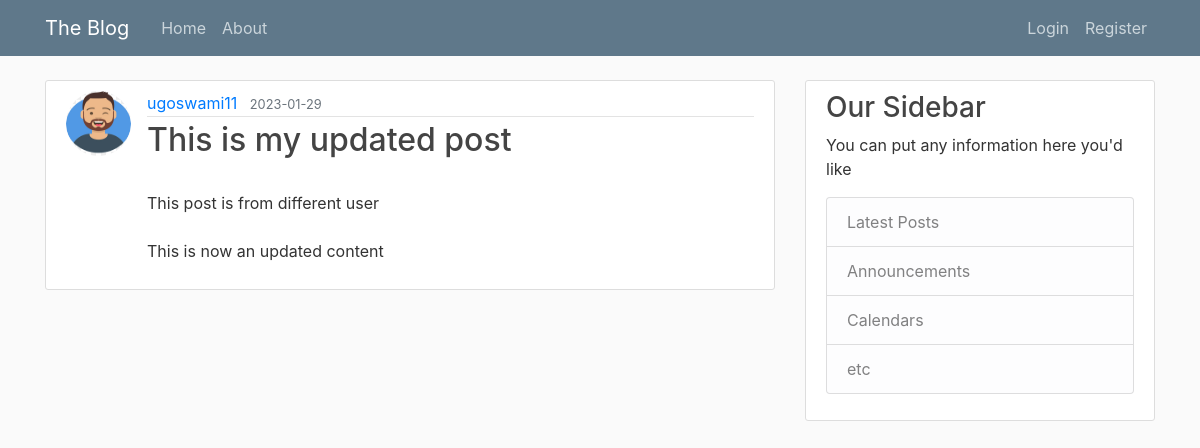
The page /post/2 on the database as committed earlier.
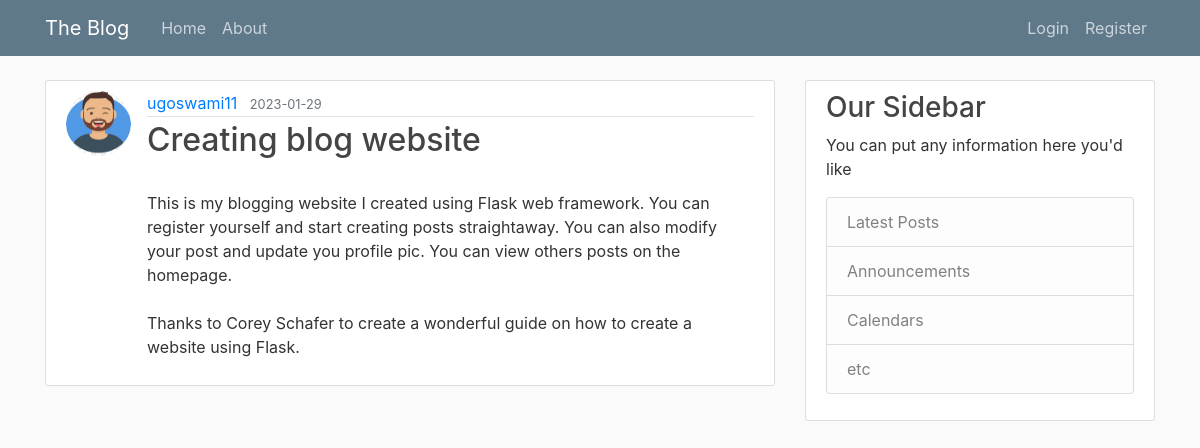
The same page on the database as committed later.
### blog/models.py (models this page shows, shortened)
class Post(db.Model):
    id = db.Column(db.Integer, primary_key=True)
    title = db.Column(db.String(100), nullable=False)
    date_posted = db.Column(db.DateTime, nullable = False, default = datetime.utcnow)
    content = db.Column(db.Text, nullable=False)
    user_id = db.Column(db.Integer, db.ForeignKey('user.id'), nullable=False)

### blog/routes.py (the view)
@app.route("/post/<int:post_id>")
def post(post_id):
    post = Post.query.get_or_404(post_id)
    return render_template('post.html', title=post.title, post=post)

### blog/templates/post.html (shortened to what this page needs)
{% extends "layout.html" %}
{% block content %}
        <article class="media content-section">
            <img src="{{ url_for('static', filename='profile_pics/'+ post.author.image_file) }}" alt="" class="rounded-circle article-img">
            <div class="media-body">
                <div class="article-metadata">
                    <a href="{{url_for('user_posts', username=post.author.username)}}" class="mr-2">
                        {{post.author.username}}
                    </a>
                    <small class="text-muted">
                        {{post.date_posted.strftime('%Y-%m-%d')}}
                    </small>
                </div>
                <h2 class="article-title">
                    {{post.title}}
                </h2>
                <p class="article-content">
                    {{post.content}}
                </p>
            </div>
        </article>
{% endblock content %}

Rows that differ between the two databases and show on the page:
changed Post: title "This is my updated post" → "Creating blog website"; content "This post is from different user This is now an updated content" → "This is my blogging website I created using Flask web framework. You can register yourself and start creating posts straightaway. You can also modify your post and update you profile pic. You can view others posts on the homepage. Thanks to Corey Schafer to create a wonderful guide on how to create a website using Flask."
